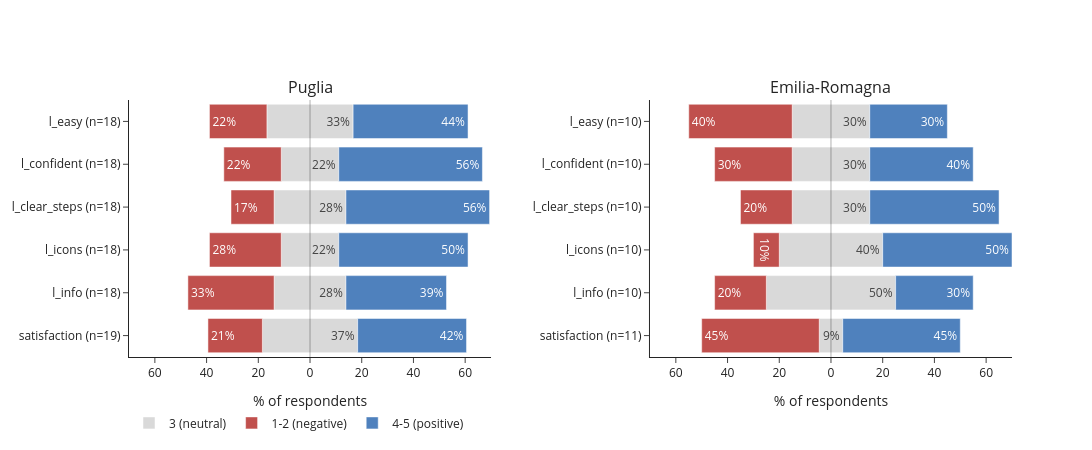

The notebook cell this image was saved under:
### Code cell
import plotly.graph_objects as go
from plotly.subplots import make_subplots

COLORS = {"neg": "#c0504d", "neu": "#d9d9d9", "pos": "#4f81bd"}
items = likert + ["satisfaction"]
regions = ["Puglia", "Emilia-Romagna"]

def likert_table(data):
    rows = []
    for item in items:
        s = data[item].dropna()
        n = len(s)
        rows.append((item, n, (s <= 2).mean() * 100, (s == 3).mean() * 100, (s >= 4).mean() * 100))
    return pd.DataFrame(rows, columns=["item", "n", "neg", "neu", "pos"])

fig = make_subplots(rows=1, cols=2, subplot_titles=regions, horizontal_spacing=0.18)

for col, g in enumerate(regions, start=1):
    t = likert_table(df[df["region"] == g])
    y = [f"{i} (n={n})" for i, n in zip(t["item"], t["n"])]

    # Neutral is centered on zero; negative extends left, positive extends right
    fig.add_trace(go.Bar(y=y, x=t["neu"], base=-t["neu"] / 2, orientation="h",
                         name="3 (neutral)", marker_color=COLORS["neu"],
                         legendgroup="neu", showlegend=(col == 1),
                         text=t["neu"].round(0).astype(int).astype(str) + "%", textposition="inside",
                         hovertemplate="%{y}<br>neutral: %{x:.0f}%<extra></extra>"), row=1, col=col)
    fig.add_trace(go.Bar(y=y, x=-t["neg"], base=-t["neu"] / 2, orientation="h",
                         name="1-2 (negative)", marker_color=COLORS["neg"],
                         legendgroup="neg", showlegend=(col == 1),
                         text=t["neg"].round(0).astype(int).astype(str) + "%", textposition="inside",
                         hovertemplate="%{y}<br>negative: %{customdata:.0f}%<extra></extra>",
                         customdata=t["neg"]), row=1, col=col)
    fig.add_trace(go.Bar(y=y, x=t["pos"], base=t["neu"] / 2, orientation="h",
                         name="4-5 (positive)", marker_color=COLORS["pos"],
                         legendgroup="pos", showlegend=(col == 1),
                         text=t["pos"].round(0).astype(int).astype(str) + "%", textposition="inside",
                         hovertemplate="%{y}<br>positive: %{x:.0f}%<extra></extra>"), row=1, col=col)

    fig.update_yaxes(autorange="reversed", row=1, col=col)               # first item on top
    fig.add_vline(x=0, line_width=1, line_color="black", row=1, col=col)

ticks = [-60, -40, -20, 0, 20, 40, 60]
fig.update_xaxes(range=[-70, 70], tickvals=ticks, ticktext=[abs(v) for v in ticks], title_text="% of respondents")
fig.update_layout(barmode="overlay", height=450, width=1100, template="simple_white",
                  legend=dict(orientation="h", y=-0.2))
fig.show()

### Figure 1 — Plotly figure (JSON) as saved in the notebook; plotly's stock layout.template omitted (floating-point values rounded to 4 significant figures)
{"data": [{"base": [-16.67, -11.11, -13.89, -11.11, -13.89, -18.42], "hovertemplate": "%{y}<br>neutral: %{x:.0f}%<extra></extra>", "legendgroup": "neu", "marker": {"color": "#d9d9d9"}, "name": "3 (neutral)", "orientation": "h", "showlegend": true, "text": ["33%", "22%", "28%", "22%", "28%", "37%"], "textposition": "inside", "type": "bar", "x": [33.33, 22.22, 27.78, 22.22, 27.78, 36.84], "xaxis": "x", "y": ["l_easy (n=18)", "l_confident (n=18)", "l_clear_steps (n=18)", "l_icons (n=18)", "l_info (n=18)", "satisfaction (n=19)"], "yaxis": "y"}, {"base": [-16.67, -11.11, -13.89, -11.11, -13.89, -18.42], "customdata": [22.22, 22.22, 16.67, 27.78, 33.33, 21.05], "hovertemplate": "%{y}<br>negative: %{customdata:.0f}%<extra></extra>", "legendgroup": "neg", "marker": {"color": "#c0504d"}, "name": "1-2 (negative)", "orientation": "h", "showlegend": true, "text": ["22%", "22%", "17%", "28%", "33%", "21%"], "textposition": "inside", "type": "bar", "x": [-22.22, -22.22, -16.67, -27.78, -33.33, -21.05], "xaxis": "x", "y": ["l_easy (n=18)", "l_confident (n=18)", "l_clear_steps (n=18)", "l_icons (n=18)", "l_info (n=18)", "satisfaction (n=19)"], "yaxis": "y"}, {"base": [16.67, 11.11, 13.89, 11.11, 13.89, 18.42], "hovertemplate": "%{y}<br>positive: %{x:.0f}%<extra></extra>", "legendgroup": "pos", "marker": {"color": "#4f81bd"}, "name": "4-5 (positive)", "orientation": "h", "showlegend": true, "text": ["44%", "56%", "56%", "50%", "39%", "42%"], "textposition": "inside", "type": "bar", "x": [44.44, 55.56, 55.56, 50.0, 38.89, 42.11], "xaxis": "x", "y": ["l_easy (n=18)", "l_confident (n=18)", "l_clear_steps (n=18)", "l_icons (n=18)", "l_info (n=18)", "satisfaction (n=19)"], "yaxis": "y"}, {"base": [-15, -15, -15, -20, -25, -4.545], "hovertemplate": "%{y}<br>neutral: %{x:.0f}%<extra></extra>", "legendgroup": "neu", "marker": {"color": "#d9d9d9"}, "name": "3 (neutral)", "orientation": "h", "showlegend": false, "text": ["30%", "30%", "30%", "40%", "50%", "9%"], "textposition": "inside", "type": "bar", "x": [30.0, 30.0, 30.0, 40.0, 50.0, 9.091], "xaxis": "x2", "y": ["l_easy (n=10)", "l_confident (n=10)", "l_clear_steps (n=10)", "l_icons (n=10)", "l_info (n=10)", "satisfaction (n=11)"], "yaxis": "y2"}, {"base": [-15, -15, -15, -20, -25, -4.545], "customdata": [40.0, 30.0, 20.0, 10.0, 20.0, 45.45], "hovertemplate": "%{y}<br>negative: %{customdata:.0f}%<extra></extra>", "legendgroup": "neg", "marker": {"color": "#c0504d"}, "name": "1-2 (negative)", "orientation": "h", "showlegend": false, "text": ["40%", "30%", "20%", "10%", "20%", "45%"], "textposition": "inside", "type": "bar", "x": [-40.0, -30.0, -20.0, -10.0, -20.0, -45.45], "xaxis": "x2", "y": ["l_easy (n=10)", "l_confident (n=10)", "l_clear_steps (n=10)", "l_icons (n=10)", "l_info (n=10)", "satisfaction (n=11)"], "yaxis": "y2"}, {"base": [15, 15, 15, 20, 25, 4.545], "hovertemplate": "%{y}<br>positive: %{x:.0f}%<extra></extra>", "legendgroup": "pos", "marker": {"color": "#4f81bd"}, "name": "4-5 (positive)", "orientation": "h", "showlegend": false, "text": ["30%", "40%", "50%", "50%", "30%", "45%"], "textposition": "inside", "type": "bar", "x": [30.0, 40.0, 50.0, 50.0, 30.0, 45.45], "xaxis": "x2", "y": ["l_easy (n=10)", "l_confident (n=10)", "l_clear_steps (n=10)", "l_icons (n=10)", "l_info (n=10)", "satisfaction (n=11)"], "yaxis": "y2"}], "layout": {"annotations": [{"font": {"size": 16}, "showarrow": false, "text": "Puglia", "x": 0.205, "xanchor": "center", "xref": "paper", "y": 1, "yanchor": "bottom", "yref": "paper"}, {"font": {"size": 16}, "showarrow": false, "text": "Emilia-Romagna", "x": 0.795, "xanchor": "center", "xref": "paper", "y": 1, "yanchor": "bottom", "yref": "paper"}], "barmode": "overlay", "height": 450, "legend": {"orientation": "h", "y": -0.2}, "shapes": [{"line": {"color": "black", "width": 1}, "type": "line", "x0": 0, "x1": 0, "xref": "x", "y0": 0, "y1": 1, "yref": "y domain"}, {"line": {"color": "black", "width": 1}, "type": "line", "x0": 0, "x1": 0, "xref": "x2", "y0": 0, "y1": 1, "yref": "y2 domain"}], "width": 1100, "xaxis": {"anchor": "y", "domain": [0, 0.41], "range": [-70, 70], "ticktext": [60, 40, 20, 0, 20, 40, 60], "tickvals": [-60, -40, -20, 0, 20, 40, 60], "title": {"text": "% of respondents"}}, "xaxis2": {"anchor": "y2", "domain": [0.59, 1], "range": [-70, 70], "ticktext": [60, 40, 20, 0, 20, 40, 60], "tickvals": [-60, -40, -20, 0, 20, 40, 60], "title": {"text": "% of respondents"}}, "yaxis": {"anchor": "x", "autorange": "reversed", "domain": [0, 1]}, "yaxis2": {"anchor": "x2", "autorange": "reversed", "domain": [0, 1]}}}
